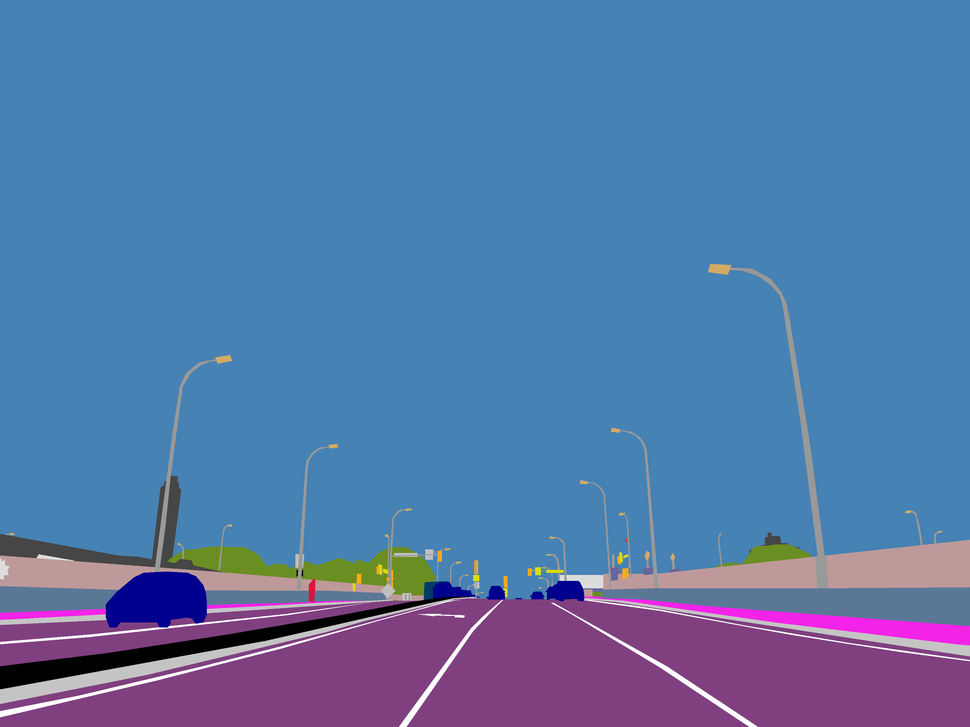
#> input picture input/1.png, 970 x 727 px, shrunk from 3264 x 2448 before the run; its folder holds only this picture in this run
$ python seg_to_edge.py
#> lines starting #> are read from the running program, lines starting #| are printed output that depends on the picture; after the words box and inside, x2 and y2 are one past the last pixel; in counts of white or black regions, pixels touching at a corner belong together
#Edge Detector for segmented images
#Obadah Hammoud
import cv2
import numpy as np
import os
import glob

def seg_to_edge(input_folder,output_folder,thickness,select_object,selected_object=16):
#> called with input_folder = 'input/', output_folder = 'output/', thickness = 3, select_object = False, selected_object = 16
  input_files=glob.glob(input_folder+"*")
  for f in range(len(input_files)):
      file=input_files[f]
      name=os.path.basename(os.path.splitext(file)[0])
      img = cv2.imread(file,cv2.IMREAD_GRAYSCALE)
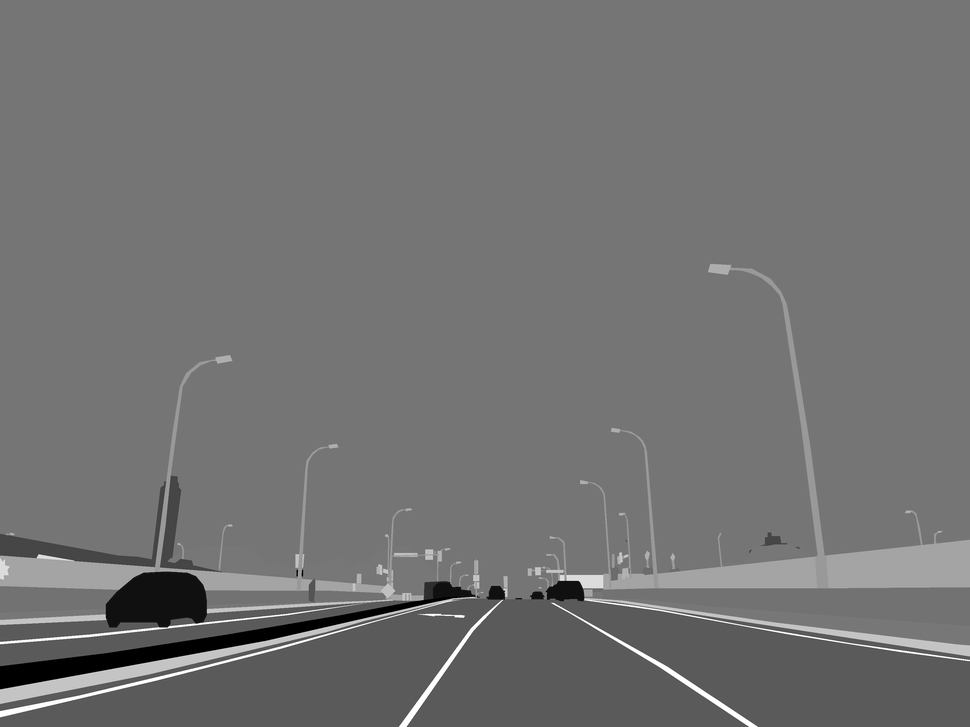
#> img: shape (727, 970); min 0, max 255, mean 114.4
      width=len(img[0])
#> width = 970
      height=len(img)
#> height = 727
      _img=np.zeros((len(img),len(img[0])))
      for i in range(len(img)-1):
          for j in range(len(img[0])-1):
              if img[i][j]!=img[i+1][j] and (img[i][j]==selected_object or img[i+1][j]==selected_object or not select_object):
                  x=i+1
                  y=j
                  for k in range(max(0,x-thickness),min(height,x+thickness)):
                      for l in range(max(0,y-thickness),min(width,y+thickness)):
                          _img[k][l]=255
              if img[i][j+1]!=img[i][j] and (img[i][j]==selected_object or img[i][j+1]==selected_object or not select_object):
                  x=i
                  y=j+1
                  for k in range(max(0,x-thickness),min(height,x+thickness)):
                      for l in range(max(0,y-thickness),min(width,y+thickness)):
                          _img[k][l]=255
      cv2.imwrite(output_folder+name+".png",_img)
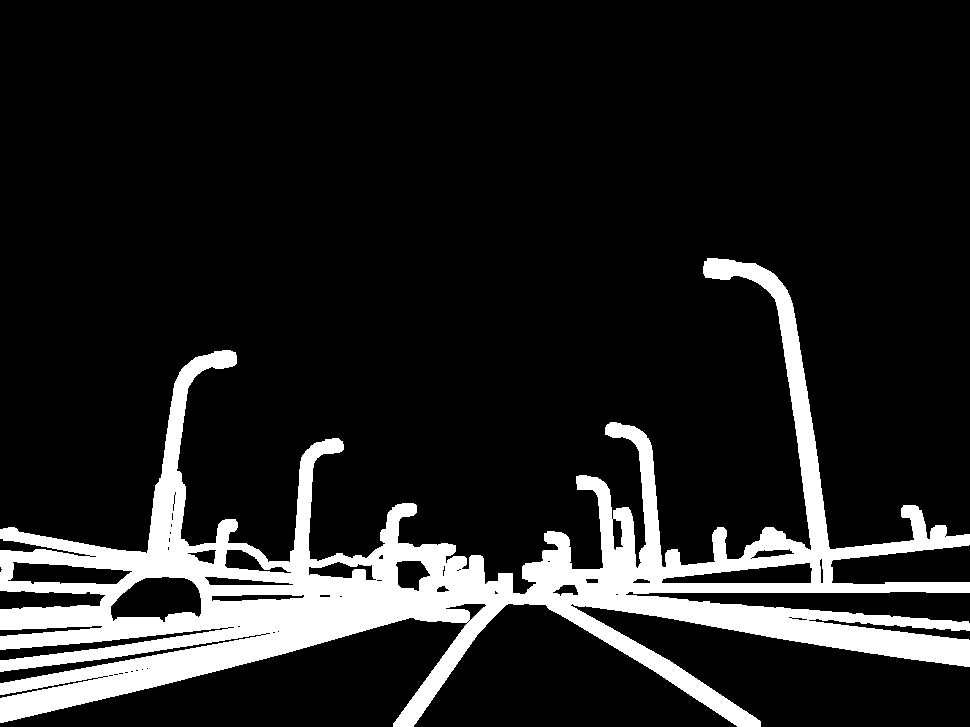
#> saved as 1.png: shape (727, 970); 13.5% white; 1 white region, box (x1, y1, x2, y2) and area: (0, 258, 970, 727) 95163

seg_to_edge("input/","output/",3,False)

$ run again, on input/2.png
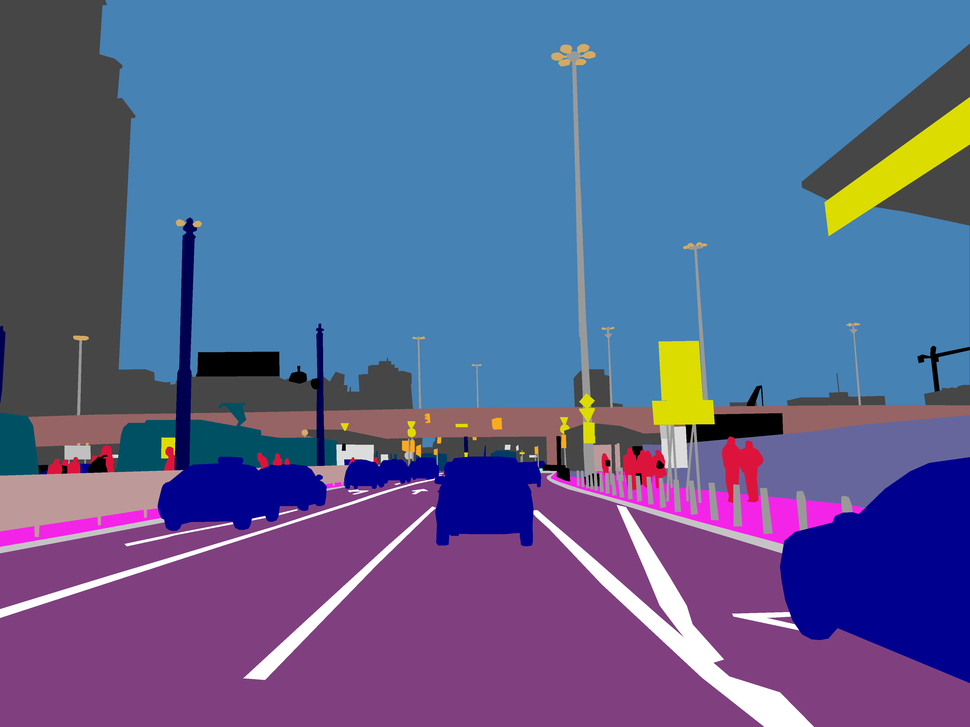
#> input picture input/2.png, 970 x 727 px, shrunk from 4032 x 3024 before the run
#> in seg_to_edge, `img = cv2.imread(file,cv2.IMREAD_GRAYSCALE)`:
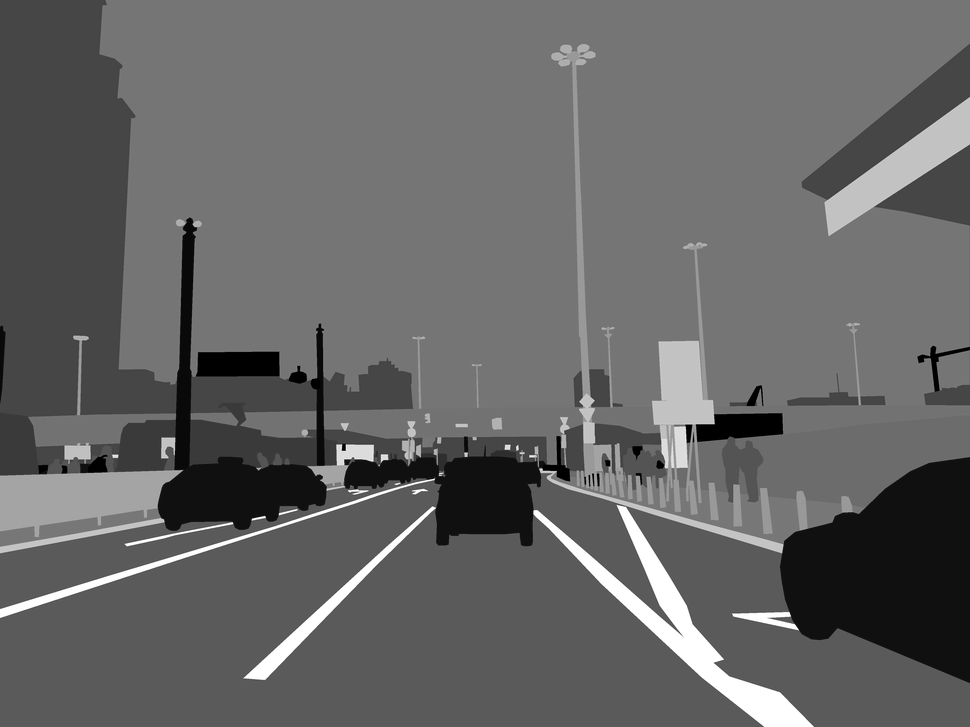
#> img: shape (727, 970); min 0, max 255, mean 101.4
#> width = 970
#> height = 727
#> in seg_to_edge, `cv2.imwrite(output_folder+name+".png",_img)`:
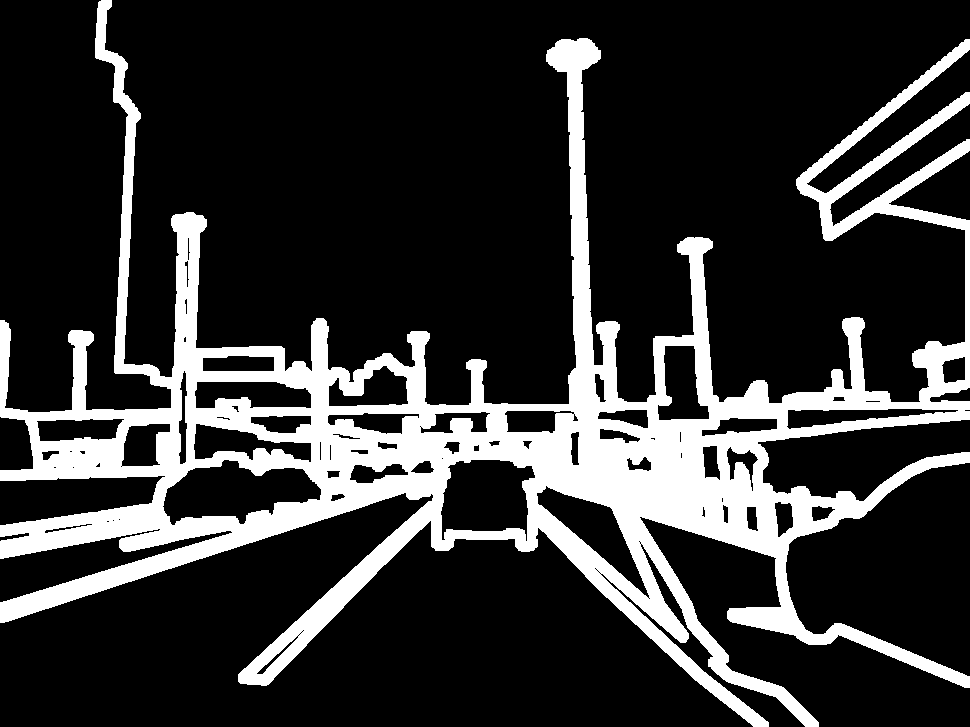
#> saved as 2.png: shape (727, 970); 20.1% white; 1 white region, box (x1, y1, x2, y2) and area: (0, 0, 970, 727) 142061
